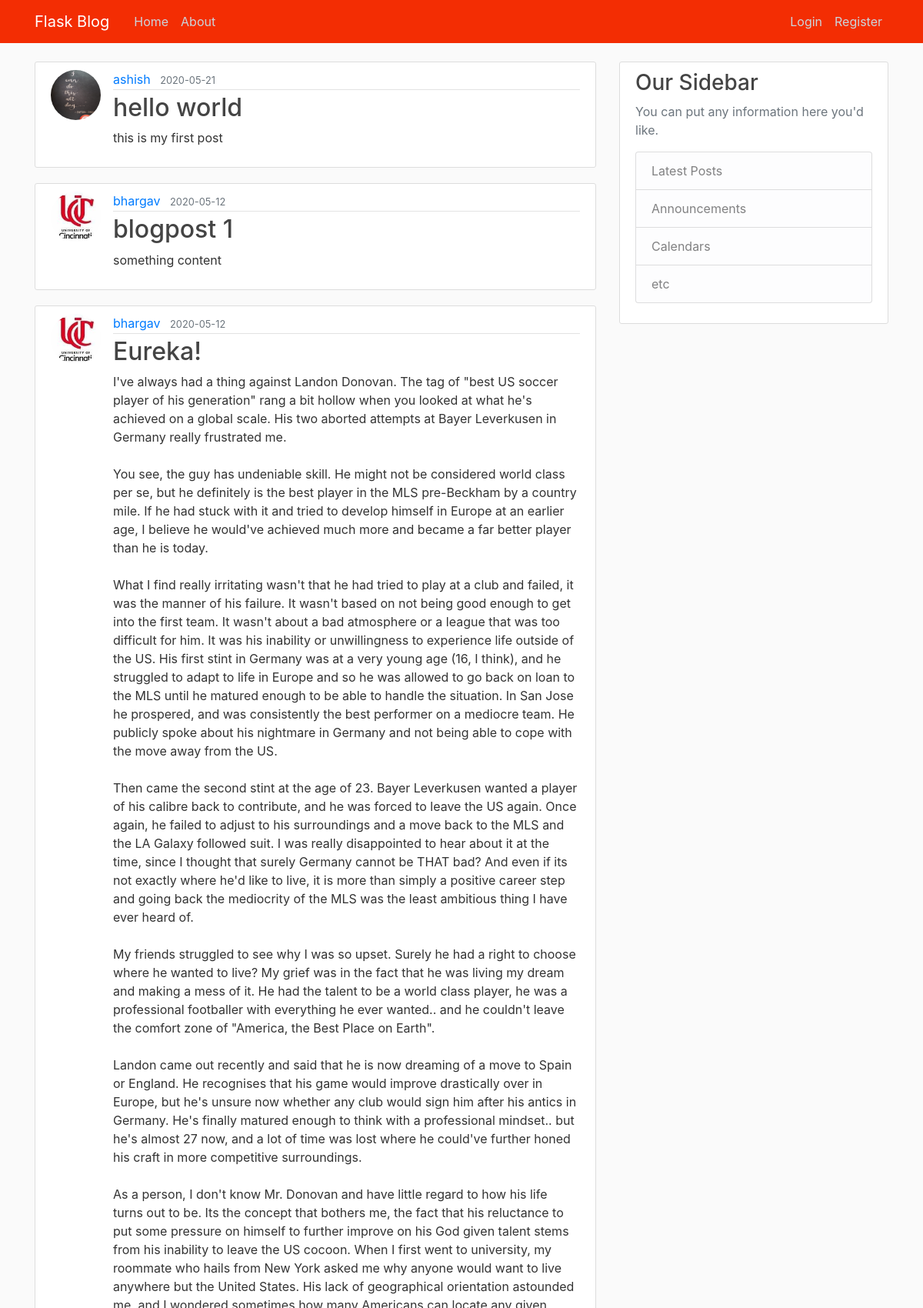
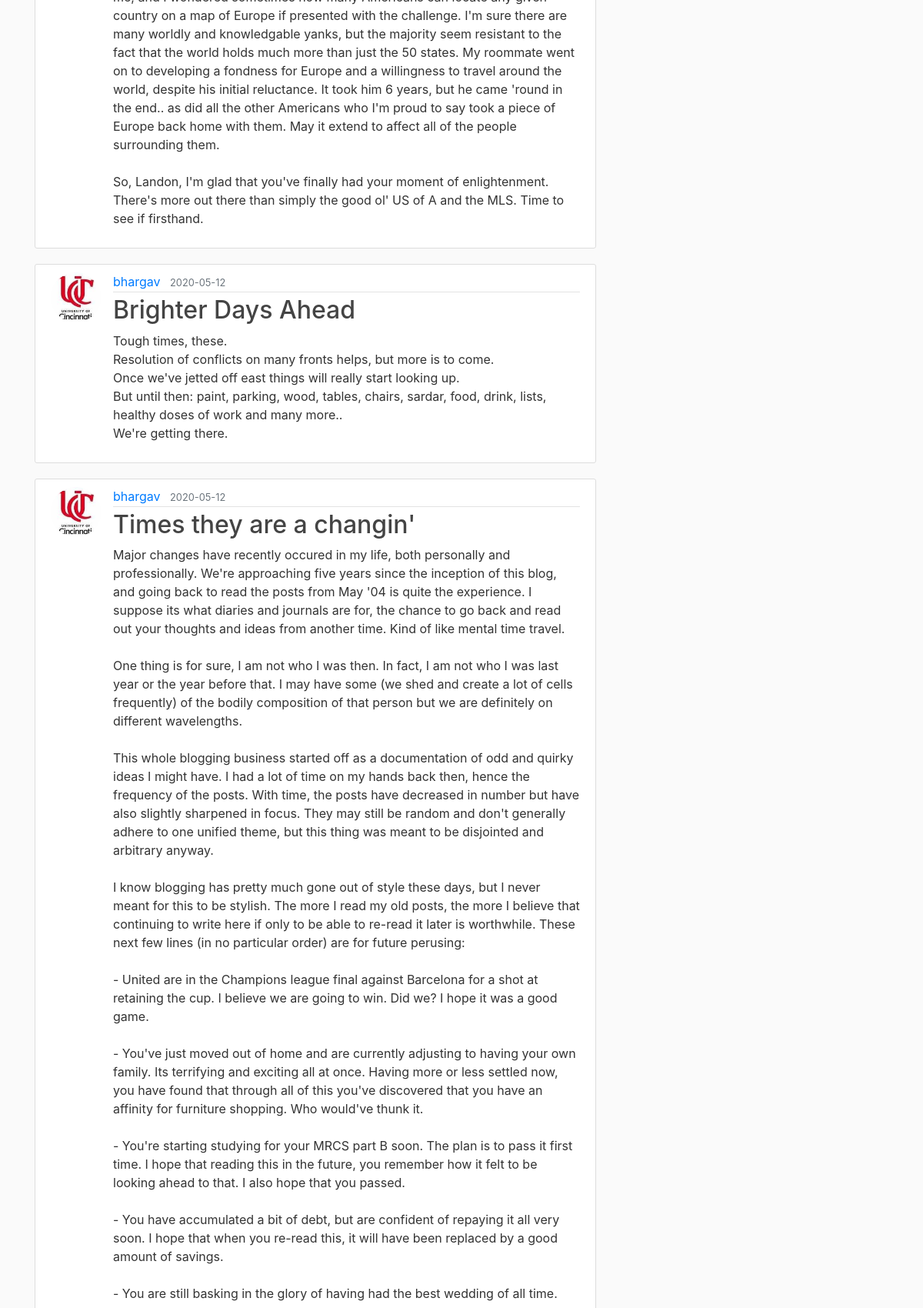
The page / (upper part) on the database its author committed (2 pictures, top to bottom).
### basic/models.py (models this page shows, shortened)
class Post(db.Model):
	id=db.Column(db.Integer,primary_key=True)
	title=db.Column(db.String(100), nullable=False)
	date_posted=db.Column(db.DateTime,nullable=False,default=datetime.utcnow)
	content=db.Column(db.Text, nullable=False)
	user_id=db.Column(db.Integer, db.ForeignKey('user.id'),nullable=False)

class User(db.Model, UserMixin):
	id=db.Column(db.Integer,primary_key=True)
	username=db.Column(db.String(20),unique=True,nullable=False)
	email=db.Column(db.String(100),unique=True,nullable=False)
	image_file=db.Column(db.String(20),nullable=False,default='default.jpg')
	password=db.Column(db.String(60),nullable=False)
	posts= db.relationship('Post',backref='author',lazy=True)

### basic/main/routes.py (the view)
@main.route("/")
def hello():
	page= request.args.get('page', 1,type=int)
	post = Post.query.order_by(Post.date_posted.desc()).paginate(page=page, per_page=5)
	return render_template("home.html",posts=post)

### basic/templates/home.html (shortened to what this page needs)
{% extends "layout.html" %}
{% block content %}
{% for post in posts.items %}
<article class="media content-section">
	<img class="rounded-circle article-img" src="{{ url_for('static', filename='profile_pics/'+ post.author.image_file) }}">
  <div class="media-body">
    <div class="article-metadata">
      <a class="mr-2" href="{{ url_for('users.user_posts', username=post.author.username)}}">{{ post.author.username }}</a>
      <small class="text-muted">{{ post.date_posted.strftime('%Y-%m-%d') }}</small>
    </div>
    <h2><a class="article-title" href="{{ url_for('posts.post', post_id=post.id) }}">{{ post.title }}</a></h2>
    <p class="article-content">{{ post.content }}</p>
  </div>
</article>
{% endfor%}
{% endblock content %}

### basic/static/main.css (style rules this page uses)
body { background: #fafafa; color: #333333; margin-top: 5rem; }
h1, h2, h3, h4, h5, h6 { color: #444444; }
.content-section { background: #ffffff; padding: 10px 20px; border: 1px solid #dddddd; border-radius: 3px; margin-bottom: 20px; }
.article-title { color: #444444; }
.article-content { white-space: pre-line; }
.article-img { height: 65px; width: 65px; margin-right: 16px; }
.article-metadata { padding-bottom: 1px; margin-bottom: 4px; border-bottom: 1px solid #e3e3e3 }

### rows shown on the page
Post: image_file (placeholder picture), author.username "ashish", date_posted "2020-05-21", title "hello world", content "this is my first post"
Post: image_file (picture), author.username "bhargav", date_posted "2020-05-12", title "blogpost 1", content "something content"
Post: image_file (picture), author.username "bhargav", date_posted "2020-05-12", title "Eureka!", content "I've always had a thing against Landon Donovan. The tag of \"best US soccer player of his generation\" rang a bit hollow when you looked at what he's achieved on a global scale. His two aborted attempts at Bayer Leverkusen in Germany really frustrated me. You see, the guy has undeniable skill. He might not be considered world class per se, but he definitely is the best player in the MLS pre-Beckham by a country mile. If he had stuck with it and tried to develop himself in Europe at an earlier age, I believe he would've achieved much more and became a far better player than he is today. What I find really irritating wasn't that he had tried to play at a club and failed, it was the manner of…"
Post: image_file (picture), author.username "bhargav", date_posted "2020-05-12", title "Brighter Days Ahead", content "Tough times, these. Resolution of conflicts on many fronts helps, but more is to come. Once we've jetted off east things will really start looking up. But until then: paint, parking, wood, tables, chairs, sardar, food, drink, lists, healthy doses of work and many more.. We're getting there."
Post: image_file (picture), author.username "bhargav", date_posted "2020-05-12", title "Times they are a changin'"
